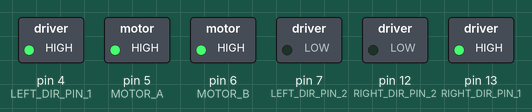
Recording of a sketch running on a simulated Arduino Uno, built with avr-gcc and run on an emulated ATmega328P. Parts: switched loads named in the sketch (green lamp = pin HIGH).

Above: at 0.1 s.
At 18.1 s:
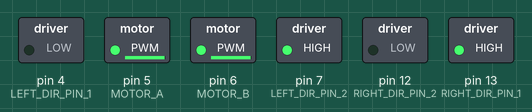
At 31.1 s:
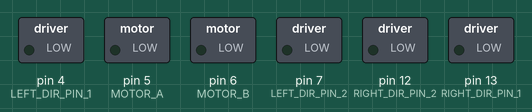
At 39.1 s:
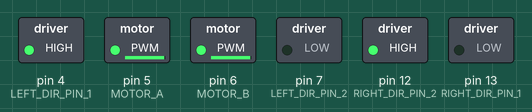
Timing chart, 0 to 40.0 s (numbered marks = the images above):
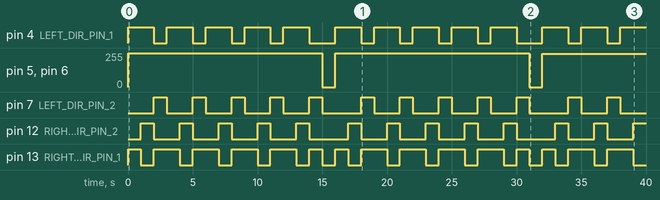

The sketch:

motor_driver.ino
```cpp
#include <avr/io.h>
#include <util/delay.h>


#define MOTOR_A PD5 // pin 5
#define MOTOR_B PD6 // pin 6

#define LEFT_DIR_PIN_1 PD4 // pin 4
#define LEFT_DIR_PIN_2 PD7 // pin 4
#define RIGHT_DIR_PIN_1 PB5 // pin 8
#define RIGHT_DIR_PIN_2 PB4 // pin 12


void set_motor_pins() {
    DDRD |= (1 << MOTOR_A) | (1 << MOTOR_B); // pwm for ports PD6: 6, PD5: 5
    DDRD |= (1 << LEFT_DIR_PIN_1) | (1 << LEFT_DIR_PIN_2); // direction for ports PD4: 4, PD7: 7 (just for H-bridge)
    DDRB |= (1 << RIGHT_DIR_PIN_1) | (1 << RIGHT_DIR_PIN_2); // direction for ports PB0: 8, PB4: 12
}

void set_duty_cycles(uint8_t duty_cycle_A, uint8_t duty_cycle_B) {
    OCR0A = (255 * duty_cycle_A) / 100; // duty cycle A
    OCR0B = (255 * duty_cycle_B) / 100; // duty cycle B
}

void timer_motor_init() {
    TCCR0A |= (1 << COM0A1) | (1 << COM0B1) | (1 << WGM00) | (1 << WGM01); // fast pwm with toggle on compare match and non-inverting mode
    TCCR0B &= ~(1 << WGM02);
    TCCR0B |= (1 << CS01); // prescaler = 8
}

void set_motor_direction(uint8_t left_dir, uint8_t right_dir) {
    if (left_dir == 1) {  // Forward
        PORTD |= (1 << LEFT_DIR_PIN_1);
        PORTD &= ~(1 << LEFT_DIR_PIN_2);
    }
    else if (left_dir == 2) {  // Backward
        PORTD &= ~(1 << LEFT_DIR_PIN_1);
        PORTD |= (1 << LEFT_DIR_PIN_2);
    }
    else {  // stop
        PORTD &= ~((1 << LEFT_DIR_PIN_1) | (1 << LEFT_DIR_PIN_2));
    }

    if (right_dir == 1) {  // Forward
        PORTB |= (1 << RIGHT_DIR_PIN_1);
        PORTB &= ~(1 << RIGHT_DIR_PIN_2);
    }
    else if (right_dir == 2) {  // Backward
        PORTB &= ~(1 << RIGHT_DIR_PIN_1);
        PORTB |= (1 << RIGHT_DIR_PIN_2);
    }
    else {  // stop
        PORTB &= ~((1 << RIGHT_DIR_PIN_1) | (1 << RIGHT_DIR_PIN_2));
    }
}


void move_forward(uint8_t duty_cycle) {
    set_motor_direction(1, 1);
    set_duty_cycles(duty_cycle, duty_cycle);
}


void rotate_right(uint8_t duty_cycle) {
    set_motor_direction(1, 2);
    set_duty_cycles(duty_cycle, duty_cycle);
}

void rotate_left(uint8_t duty_cycle) {
    set_motor_direction(2, 1);
    set_duty_cycles(duty_cycle, duty_cycle);
}

void stop() {
    set_motor_direction(0, 0);
    set_duty_cycles(0, 0);
}

int main() {
    set_motor_pins();
    timer_motor_init();

    for (int pwm = 100; pwm >= 0; pwm--) {
        int iterations = 5;
        while (iterations--)
        {
            move_forward(pwm);
            _delay_ms(1000);
            rotate_right(pwm);
            _delay_ms(1000);
            rotate_left(pwm);
            _delay_ms(1000);
        }
        stop();
        _delay_ms(1000);
    }

    while (1);
    return 0;
}
```

Measured:
- by itself, pin 4 (LEFT_DIR_PIN_1): repeats every 16.0 s: 4 × (LOW 1.0 s, HIGH 2.0 s), LOW 2.0 s, HIGH 2.0 s
- by itself, pin 7 (LEFT_DIR_PIN_2), pin 12 (RIGHT_DIR_PIN_2): repeats every 16.0 s: 4 × (LOW 2.0 s, HIGH 1.0 s), LOW 3.0 s, HIGH 1.0 s
- by itself, pin 13 (RIGHT_DIR_PIN_1): repeats every 16.0 s: 4 × (LOW 1.0 s, HIGH 2.0 s), 2 × (LOW 1.0 s, HIGH 1.0 s)
- by itself, pin 5 (MOTOR_A), pin 6 (MOTOR_B): 0/255 → 255/255 at 0.00 s, → 0/255 15.0 s later, → 252/255 1.0 s later, → 0/255 15.0 s later, … (5 changes in this stretch)
